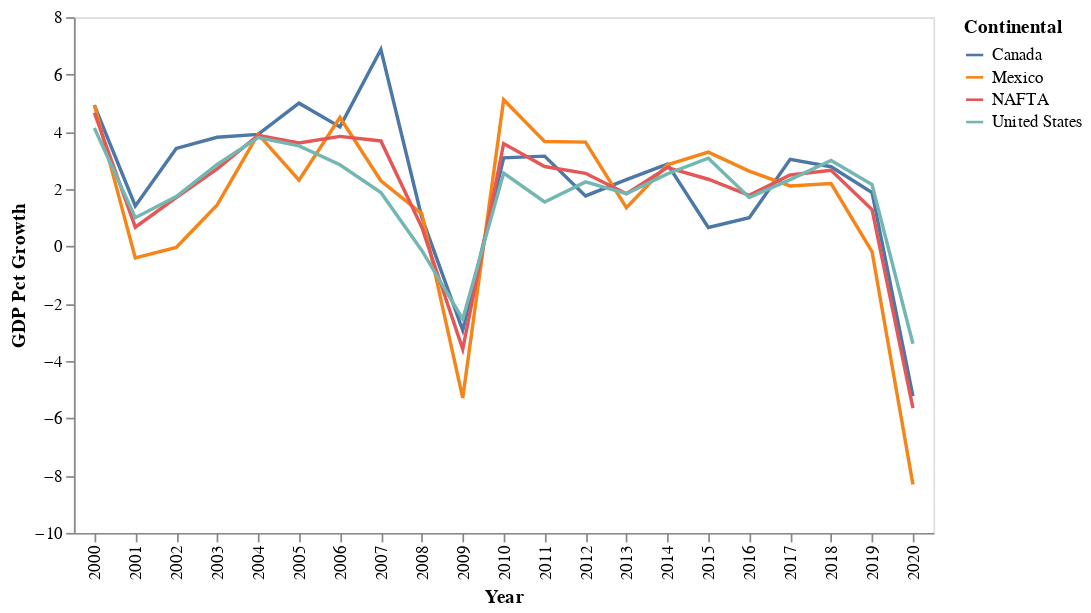

The code cell stored with this chart in its notebook:
### Code cell
my_altair.get_trade_group_gdp_growth_chart('NAFTA')

### Figure 1 — Vega-Lite specification as saved in the notebook (floating-point values rounded to 4 significant figures)
{"config": {"view": {"continuousWidth": 400, "continuousHeight": 300}, "axis": {"grid": false}}, "data": {"name": "data-70cf52aad56a7490865d320bbc9fda73"}, "mark": "line", "encoding": {"color": {"field": "Continental", "type": "nominal"}, "x": {"field": "Year", "type": "nominal"}, "y": {"field": "GDP Pct Growth", "type": "quantitative"}}, "height": 300, "width": 500, "$schema": "https://vega.github.io/schema/vega-lite/v4.17.0.json", "datasets": {"data-70cf52aad56a7490865d320bbc9fda73": [{"Continental": "Canada", "Year": 2000, "GDP Pct Growth": 4.92}, {"Continental": "Canada", "Year": 2001, "GDP Pct Growth": 1.41}, {"Continental": "Canada", "Year": 2002, "GDP Pct Growth": 3.42}, {"Continental": "Canada", "Year": 2003, "GDP Pct Growth": 3.81}, {"Continental": "Canada", "Year": 2004, "GDP Pct Growth": 3.91}, {"Continental": "Canada", "Year": 2005, "GDP Pct Growth": 5.0}, {"Continental": "Canada", "Year": 2006, "GDP Pct Growth": 4.17}, {"Continental": "Canada", "Year": 2007, "GDP Pct Growth": 6.87}, {"Continental": "Canada", "Year": 2008, "GDP Pct Growth": 1.01}, {"Continental": "Canada", "Year": 2009, "GDP Pct Growth": -2.93}, {"Continental": "Canada", "Year": 2010, "GDP Pct Growth": 3.09}, {"Continental": "Canada", "Year": 2011, "GDP Pct Growth": 3.15}, {"Continental": "Canada", "Year": 2012, "GDP Pct Growth": 1.76}, {"Continental": "Canada", "Year": 2013, "GDP Pct Growth": 2.33}, {"Continental": "Canada", "Year": 2014, "GDP Pct Growth": 2.87}, {"Continental": "Canada", "Year": 2015, "GDP Pct Growth": 0.66}, {"Continental": "Canada", "Year": 2016, "GDP Pct Growth": 1.0}, {"Continental": "Canada", "Year": 2017, "GDP Pct Growth": 3.04}, {"Continental": "Canada", "Year": 2018, "GDP Pct Growth": 2.78}, {"Continental": "Canada", "Year": 2019, "GDP Pct Growth": 1.88}, {"Continental": "Canada", "Year": 2020, "GDP Pct Growth": -5.23}, {"Continental": "Mexico", "Year": 2000, "GDP Pct Growth": 4.94}, {"Continental": "Mexico", "Year": 2001, "GDP Pct Growth": -0.4}, {"Continental": "Mexico", "Year": 2002, "GDP Pct Growth": -0.04}, {"Continental": "Mexico", "Year": 2003, "GDP Pct Growth": 1.45}, {"Continental": "Mexico", "Year": 2004, "GDP Pct Growth": 3.92}, {"Continental": "Mexico", "Year": 2005, "GDP Pct Growth": 2.31}, {"Continental": "Mexico", "Year": 2006, "GDP Pct Growth": 4.5}, {"Continental": "Mexico", "Year": 2007, "GDP Pct Growth": 2.29}, {"Continental": "Mexico", "Year": 2008, "GDP Pct Growth": 1.14}, {"Continental": "Mexico", "Year": 2009, "GDP Pct Growth": -5.29}, {"Continental": "Mexico", "Year": 2010, "GDP Pct Growth": 5.12}, {"Continental": "Mexico", "Year": 2011, "GDP Pct Growth": 3.66}, {"Continental": "Mexico", "Year": 2012, "GDP Pct Growth": 3.64}, {"Continental": "Mexico", "Year": 2013, "GDP Pct Growth": 1.35}, {"Continental": "Mexico", "Year": 2014, "GDP Pct Growth": 2.85}, {"Continental": "Mexico", "Year": 2015, "GDP Pct Growth": 3.29}, {"Continental": "Mexico", "Year": 2016, "GDP Pct Growth": 2.63}, {"Continental": "Mexico", "Year": 2017, "GDP Pct Growth": 2.11}, {"Continental": "Mexico", "Year": 2018, "GDP Pct Growth": 2.19}, {"Continental": "Mexico", "Year": 2019, "GDP Pct Growth": -0.18}, {"Continental": "Mexico", "Year": 2020, "GDP Pct Growth": -8.31}, {"Continental": "NAFTA", "Year": 2000, "GDP Pct Growth": 4.663}, {"Continental": "NAFTA", "Year": 2001, "GDP Pct Growth": 0.67}, {"Continental": "NAFTA", "Year": 2002, "GDP Pct Growth": 1.707}, {"Continental": "NAFTA", "Year": 2003, "GDP Pct Growth": 2.707}, {"Continental": "NAFTA", "Year": 2004, "GDP Pct Growth": 3.877}, {"Continental": "NAFTA", "Year": 2005, "GDP Pct Growth": 3.607}, {"Continental": "NAFTA", "Year": 2006, "GDP Pct Growth": 3.84}, {"Continental": "NAFTA", "Year": 2007, "GDP Pct Growth": 3.68}, {"Continental": "NAFTA", "Year": 2008, "GDP Pct Growth": 0.67}, {"Continental": "NAFTA", "Year": 2009, "GDP Pct Growth": -3.587}, {"Continental": "NAFTA", "Year": 2010, "GDP Pct Growth": 3.59}, {"Continental": "NAFTA", "Year": 2011, "GDP Pct Growth": 2.787}, {"Continental": "NAFTA", "Year": 2012, "GDP Pct Growth": 2.55}, {"Continental": "NAFTA", "Year": 2013, "GDP Pct Growth": 1.84}, {"Continental": "NAFTA", "Year": 2014, "GDP Pct Growth": 2.75}, {"Continental": "NAFTA", "Year": 2015, "GDP Pct Growth": 2.343}, {"Continental": "NAFTA", "Year": 2016, "GDP Pct Growth": 1.78}, {"Continental": "NAFTA", "Year": 2017, "GDP Pct Growth": 2.493}, {"Continental": "NAFTA", "Year": 2018, "GDP Pct Growth": 2.657}, {"Continental": "NAFTA", "Year": 2019, "GDP Pct Growth": 1.287}, {"Continental": "NAFTA", "Year": 2020, "GDP Pct Growth": -5.647}, {"Continental": "United States", "Year": 2000, "GDP Pct Growth": 4.13}, {"Continental": "United States", "Year": 2001, "GDP Pct Growth": 1.0}, {"Continental": "United States", "Year": 2002, "GDP Pct Growth": 1.74}, {"Continental": "United States", "Year": 2003, "GDP Pct Growth": 2.86}, {"Continental": "United States", "Year": 2004, "GDP Pct Growth": 3.8}, {"Continental": "United States", "Year": 2005, "GDP Pct Growth": 3.51}, {"Continental": "United States", "Year": 2006, "GDP Pct Growth": 2.85}, {"Continental": "United States", "Year": 2007, "GDP Pct Growth": 1.88}, {"Continental": "United States", "Year": 2008, "GDP Pct Growth": -0.14}, {"Continental": "United States", "Year": 2009, "GDP Pct Growth": -2.54}, {"Continental": "United States", "Year": 2010, "GDP Pct Growth": 2.56}, {"Continental": "United States", "Year": 2011, "GDP Pct Growth": 1.55}, {"Continental": "United States", "Year": 2012, "GDP Pct Growth": 2.25}, {"Continental": "United States", "Year": 2013, "GDP Pct Growth": 1.84}, {"Continental": "United States", "Year": 2014, "GDP Pct Growth": 2.53}, {"Continental": "United States", "Year": 2015, "GDP Pct Growth": 3.08}, {"Continental": "United States", "Year": 2016, "GDP Pct Growth": 1.71}, {"Continental": "United States", "Year": 2017, "GDP Pct Growth": 2.33}, {"Continental": "United States", "Year": 2018, "GDP Pct Growth": 3.0}, {"Continental": "United States", "Year": 2019, "GDP Pct Growth": 2.16}, {"Continental": "United States", "Year": 2020, "GDP Pct Growth": -3.4}]}}
